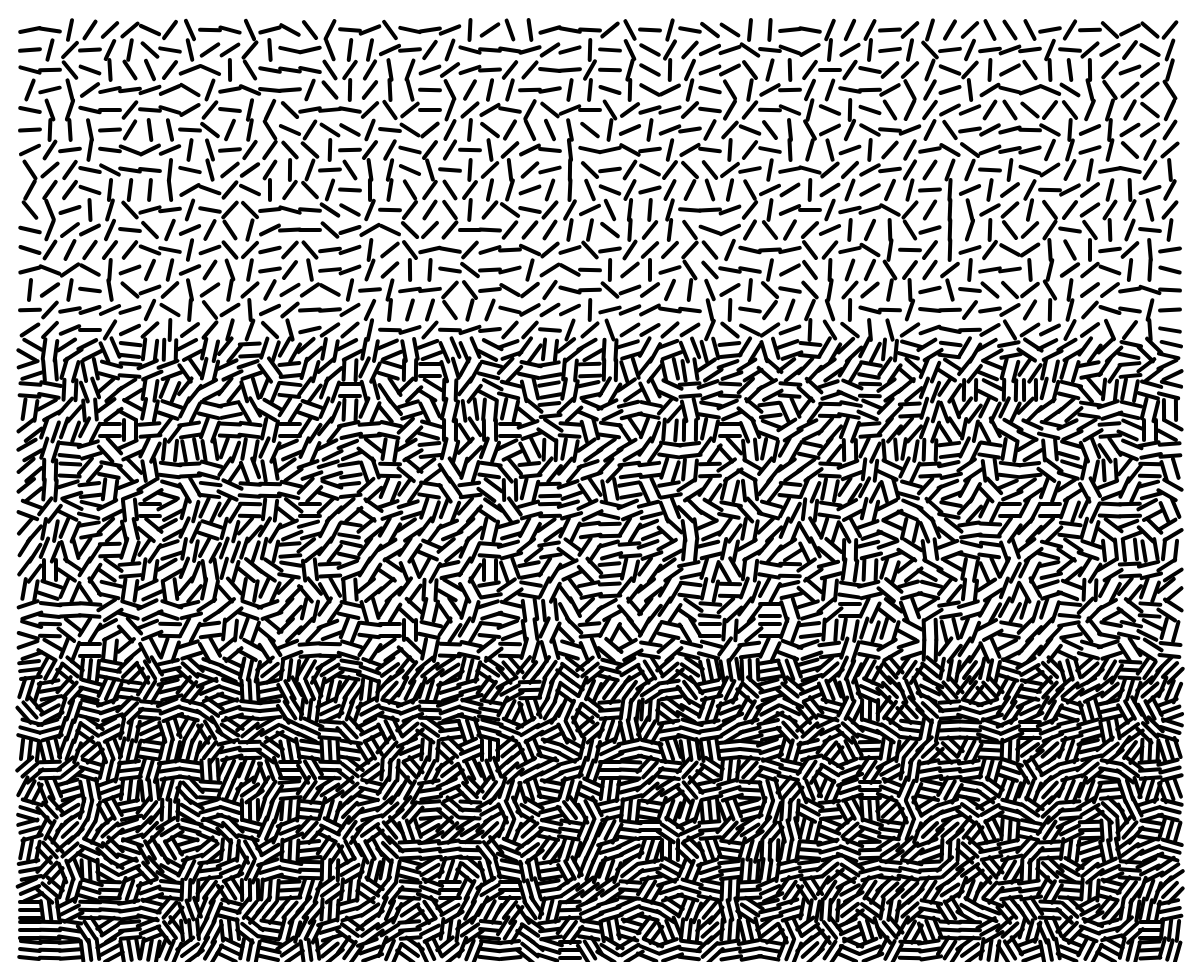
Frame 1 (no input)
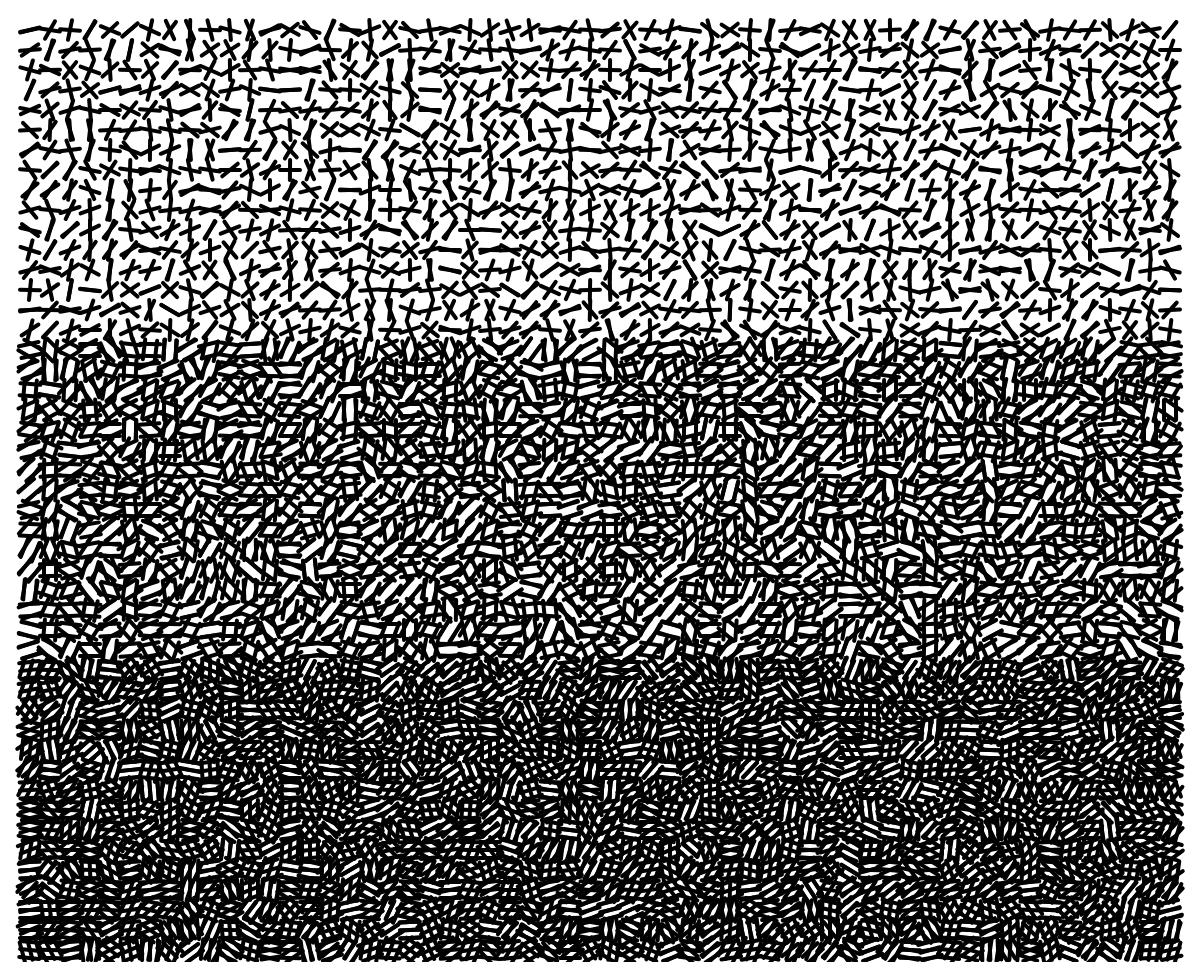
Frame 2 (the mouse pressed at the canvas centre, redrawn once)

The p5.js sketch that drew these frames (run headless with seeded random() and noise() and a simulated clock; the mouse was pressed at the canvas centre and the sketch redrawn once):

// p5.js sketch
// ── sketch.js
var canvas, canvasWidth, canvasHeight;
var step;
var lines;

function setup() {
  // Set canvas
  // Subtract from windowHeight to account for header. Header is 40px so we subtract 38px in order to fill screen
  // May cause issues with not seeing to the very bottom of sketch since vertical scroll is disabled
  canvas = createCanvas(windowWidth, windowHeight - 38);
  canvasWidth = windowWidth;
  canvasHeight = windowHeight - 38;
  canvas.class('sketch');


  background(255);
  stroke(1);
  noLoop();
}

function draw() {
  // tiledLines();
  // unknownPleasures();  
  // triangleMesh();
  // cubicDisarray();
  unDeuxTroix();
}

function unDeuxTroix() {
  var step = 20;
  var aThirdOfHeight = canvasHeight / 3;
  strokeWeight(4);

  for (var y = step; y < canvasHeight - step; y += step) {
    for (var x = step; x < canvasWidth - step; x += step) {
      // As we move down the page, draw more lines as passed in by the positions array
      if (y < aThirdOfHeight) {
        drawMultipleLines(x, y, step, step, [0.5]);
      } else if (y < aThirdOfHeight * 2) {
        drawMultipleLines(x, y, step, step, [0.2, 0.8]);
      } else {
        drawMultipleLines(x, y, step, step, [0.1, 0.5, 0.9]);
      }
    }
  }
}

function drawMultipleLines(x, y, width, height, positions) {
  push();
  // Move to the current position and add random rotation
  translate(x + width/2, y + height/2);
  rotate(Math.random() * 5);
  translate(-width / 2, -height / 2);
  // Draw as many lines as required
  for(var i = 0; i <= positions.length; i++) {
    line(positions[i] * width, 0, positions[i] * width, height);
  }
  pop();
}

function cubicDisarray() {
  var squareSize = 30;
  var randomDisplacement = 15;
  var rotateMultiplier = 20;
  var offset = 10;

  for(var i = 0; i <= canvasWidth - squareSize; i+=squareSize) {
    for (var j = 0; j <= canvasHeight - squareSize; j+=squareSize) {
      // Create a random amount to rotate; increase as j gets higher
      var plusOrMinus = Math.random() < 0.5 ? -1 : 1;
      var rotateAmt = j / canvasHeight * Math.PI / 180 * plusOrMinus * Math.random() * rotateMultiplier;
      plusOrMinus = Math.random() < 0.5 ? -1 : 1;
      // Create a random amount to offset; increase as j gets higher
      var translateAmt = j / canvasHeight * plusOrMinus * Math.random() * randomDisplacement;
      
      // Push new state
      push();
      // Translate
      translate(i + translateAmt + offset, j + offset);
      rotate(rotateAmt);
      rect(0,0, squareSize, squareSize);
      // Pop off state
      pop();
    }
  }
}


function triangleMesh() {
  var lines = [];
  var gapX = canvasWidth / 7;
  var gapY = canvasHeight / 7;
  var odd = false;
  var points = [];

  // Make a grid off points with first row offset
  for (var y = gapY / 2; y <= canvasHeight; y += gapY) {
    odd = !odd;
    points = [];
    for (var x = gapX / 2; x <= canvasWidth; x += gapX) {
      // Move points around within the gap space
      // They are all at least gapx or gapy away so they won't overlap
      points.push({
        x: x + (Math.random() * .8 - .4) * gapX + (odd ? gapX / 2 : 0),
        y: y + (Math.random() * .8 - .4) * gapY
      });
    }

    lines.push(points);
  }

  var dotLine;
  odd = true;

  for (var y = 0; y < lines.length - 1; y++) {
    console.log(y)
    odd = !odd;
    dotLine = [];
    for (var i = 0; i < lines[y].length; i++) {
      dotLine.push(odd ? lines[y][i] : lines[y + 1][i]);
      dotLine.push(odd ? lines[y + 1][i] : lines[y][i]);
    }
    for (var i = 0; i < dotLine.length - 2; i++) {
      drawTriangle(dotLine[i], dotLine[i + 1], dotLine[i + 2]);
    }
  }
}

function drawTriangle(a, b, c) {
  var gray = Math.floor(Math.random() * 6);

  switch (gray) {
    case 0:
      fill(0);
      break;
    case 1:
      fill(50);
      break;
    case 2:
      fill(87);
      break;
    case 3:
      fill(167);
      break;
    case 4:
      fill(209);
      break;
    case 5:
      fill(255);
      break;
  }
    
  beginShape();
  vertex(a.x, a.y);
  vertex(b.x, b.y);
  vertex(c.x, c.y);
  vertex(a.x, a.y);
  endShape();
}

// Still need to tweak values so that it looks nicer
function unknownPleasures() {
  step = 20;
  lines = [];
  generateLinePoints();
  drawUnknownLines();
}

function generateLinePoints() {
  //increase of decrease to change spread
  var offsetFromCenter = 200;
  for (var i = step; i <= canvasHeight - step; i += step) {
    var points = [];
    for (var j = step; j <= canvasWidth - step; j += step) {
      var distanceToCenter = Math.abs(j - canvasWidth / 2);
      var variance = Math.max(canvasWidth / 3 - offsetFromCenter - distanceToCenter, 0);
      var displace = Math.random() * variance / 2 * -1;
      var point = {
        x: j,
        y: i + displace
      };

      points.push(point)
    }
    lines.push(points);
  }
}

function drawUnknownLines() {
  for (var i = 5; i < lines.length; i++) {
    beginShape();

    for (var j = 0; j < lines[i].length; j++) {
      console.log(lines[i][j].x, lines[i][j].y);
      curveVertex(lines[i][j].x, lines[i][j].y);
    }
    endShape();
  }
}

function tiledLines() {
  step = 80;
  
  for (var x = 0; x < canvasWidth; x += step) {
    for (var y = 0; y < canvasHeight; y += step) {
      drawLines(x, y, step, step);
    }
  }
}

function drawLines(x, y, width, height) {
  var leftToRight = Math.random() >= 0.5;

  if (leftToRight) {
    line(x, y, x+width, y+height);
  } else {
    line(x+width, y, x, y+height);
  }
}

function windowResized() {
  canvasWidth = windowWidth;
  canvasHeight = windowHeight - 38;
  resizeCanvas(windowWidth, canvasHeight);
}
